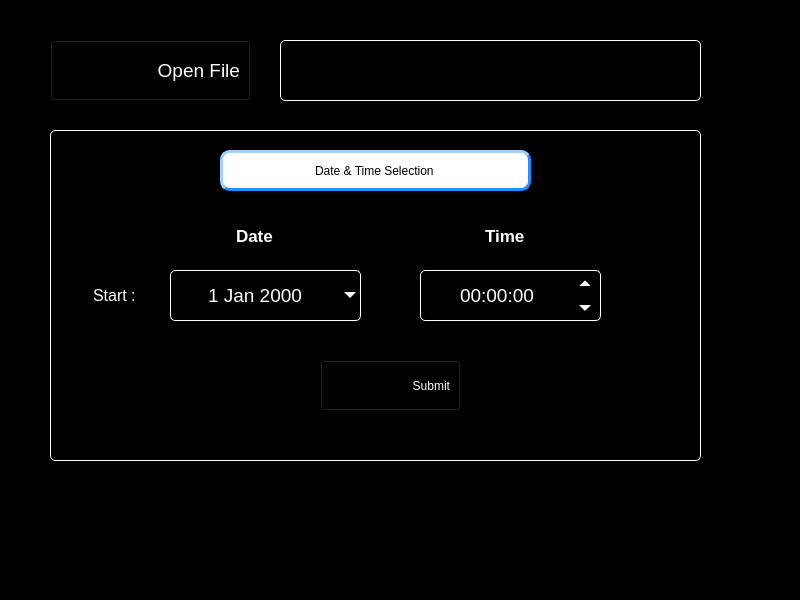
<?xml version="1.0" encoding="UTF-8"?>
<ui version="4.0">
 <class>MainWindow</class>
 <widget class="QMainWindow" name="MainWindow">
  <property name="geometry">
   <rect>
    <x>0</x>
    <y>0</y>
    <width>800</width>
    <height>600</height>
   </rect>
  </property>
  <property name="windowTitle">
   <string>MainWindow</string>
  </property>
  <property name="styleSheet">
   <string notr="true">background-color:rgb(0, 0, 0);
color:#F0E9D2;
font: 9pt &quot;Segoe UI&quot;;</string>
  </property>
  <widget class="QWidget" name="centralwidget">
   <widget class="QPushButton" name="pushButton">
    <property name="geometry">
     <rect>
      <x>50</x>
      <y>40</y>
      <width>201</width>
      <height>61</height>
     </rect>
    </property>
    <property name="font">
     <font>
      <family>MS Shell Dlg 2</family>
      <pointsize>14</pointsize>
      <weight>9</weight>
      <italic>false</italic>
      <bold>false</bold>
     </font>
    </property>
    <property name="cursor">
     <cursorShape>PointingHandCursor</cursorShape>
    </property>
    <property name="whatsThis">
     <string>&lt;html&gt;&lt;head/&gt;&lt;body&gt;&lt;p align=&quot;right&quot;&gt;&lt;span style=&quot; color:#ffffff;&quot;&gt;Open File&lt;br/&gt;&lt;/span&gt;&lt;/p&gt;&lt;/body&gt;&lt;/html&gt;</string>
    </property>
    <property name="styleSheet">
     <string notr="true">QPushButton{
font: 75 14pt &quot;MS Shell Dlg 2&quot;;
	color: rgb(255, 255, 255);
text-align:right;
padding:10px;
}

QPushButton:hover {
	background-color: #28a745;
	border-width:2px;
	border-radius:5px;
	border-style:outset;
	color: rgb(0, 0, 0);
cursor: pointer;
}
</string>
    </property>
    <property name="text">
     <string>Open File</string>
    </property>
   </widget>
   <widget class="QLabel" name="label">
    <property name="geometry">
     <rect>
      <x>60</x>
      <y>50</y>
      <width>51</width>
      <height>41</height>
     </rect>
    </property>
    <property name="cursor">
     <cursorShape>PointingHandCursor</cursorShape>
    </property>
    <property name="styleSheet">
     <string notr="true">QLabel {
    background-color: rgba(0, 0, 0, 0);  /* Fully transparent background */
}</string>
    </property>
    <property name="text">
     <string/>
    </property>
    <property name="pixmap">
     <pixmap resource="../NEW/ico.qrc">:/ico/icons/filogo.png</pixmap>
    </property>
    <property name="scaledContents">
     <bool>true</bool>
    </property>
   </widget>
   <widget class="QLineEdit" name="lineEdit">
    <property name="geometry">
     <rect>
      <x>280</x>
      <y>40</y>
      <width>421</width>
      <height>61</height>
     </rect>
    </property>
    <property name="styleSheet">
     <string notr="true">QLineEdit {
    border: 1px solid white;  /* White border with 2px width */
    border-radius: 5px;       /* Rounded corners with 5px radius */
    border-style: outset;     /* Outset border style */
    font-size: 12px;          /* Font size */
    font-family: &quot;MS Shell Dlg 2&quot;; /* Font family */
	color: white
}
</string>
    </property>
    <property name="frame">
     <bool>false</bool>
    </property>
    <property name="readOnly">
     <bool>true</bool>
    </property>
   </widget>
   <widget class="QWidget" name="selection" native="true">
    <property name="geometry">
     <rect>
      <x>50</x>
      <y>130</y>
      <width>651</width>
      <height>331</height>
     </rect>
    </property>
    <property name="styleSheet">
     <string notr="true">#selection {
    border: 1px solid rgb(255, 255, 255);  /* Dodger Blue border */
    border-radius: 5px;         /* Rounded corners */
    padding: 5px;               /* Padding inside the border */
 /* Light background color */
}</string>
    </property>
    <widget class="QLineEdit" name="TelemetryData_2">
     <property name="enabled">
      <bool>false</bool>
     </property>
     <property name="geometry">
      <rect>
       <x>170</x>
       <y>20</y>
       <width>311</width>
       <height>41</height>
      </rect>
     </property>
     <property name="sizePolicy">
      <sizepolicy hsizetype="Expanding" vsizetype="Expanding">
       <horstretch>0</horstretch>
       <verstretch>0</verstretch>
      </sizepolicy>
     </property>
     <property name="styleSheet">
      <string notr="true">border-style:outset;
font: 75 12pt &quot;MS Shell Dlg 2&quot;;
background-color: rgb(255, 255, 255);
border-width:3px;
border-radius: 10px;
border-color: rgb(30, 144, 255);
color: rgb(0, 0, 0);</string>
     </property>
     <property name="text">
      <string>Date &amp; Time Selection</string>
     </property>
     <property name="alignment">
      <set>Qt::AlignCenter</set>
     </property>
     <property name="readOnly">
      <bool>true</bool>
     </property>
    </widget>
    <widget class="QLineEdit" name="BaudRate_2">
     <property name="enabled">
      <bool>false</bool>
     </property>
     <property name="geometry">
      <rect>
       <x>160</x>
       <y>90</y>
       <width>91</width>
       <height>31</height>
      </rect>
     </property>
     <property name="sizePolicy">
      <sizepolicy hsizetype="Expanding" vsizetype="Expanding">
       <horstretch>0</horstretch>
       <verstretch>0</verstretch>
      </sizepolicy>
     </property>
     <property name="font">
      <font>
       <family>MS Shell Dlg 2</family>
       <pointsize>13</pointsize>
       <weight>75</weight>
       <italic>false</italic>
       <bold>true</bold>
      </font>
     </property>
     <property name="styleSheet">
      <string notr="true">font: 75 13pt &quot;MS Shell Dlg 2&quot;;
color: #ffffff;
font-weight: bold;</string>
     </property>
     <property name="text">
      <string>Date</string>
     </property>
     <property name="frame">
      <bool>false</bool>
     </property>
     <property name="alignment">
      <set>Qt::AlignCenter</set>
     </property>
     <property name="readOnly">
      <bool>true</bool>
     </property>
    </widget>
    <widget class="QLineEdit" name="BaudRate_3">
     <property name="enabled">
      <bool>false</bool>
     </property>
     <property name="geometry">
      <rect>
       <x>10</x>
       <y>140</y>
       <width>111</width>
       <height>51</height>
      </rect>
     </property>
     <property name="sizePolicy">
      <sizepolicy hsizetype="Expanding" vsizetype="Expanding">
       <horstretch>0</horstretch>
       <verstretch>0</verstretch>
      </sizepolicy>
     </property>
     <property name="font">
      <font>
       <family>MS Shell Dlg 2</family>
       <pointsize>12</pointsize>
       <weight>9</weight>
       <italic>false</italic>
       <bold>false</bold>
      </font>
     </property>
     <property name="styleSheet">
      <string notr="true">font: 75 12pt &quot;MS Shell Dlg 2&quot;;
border-width:5px;
border-radius: 10px;
color: white;</string>
     </property>
     <property name="text">
      <string>Start :</string>
     </property>
     <property name="alignment">
      <set>Qt::AlignCenter</set>
     </property>
     <property name="readOnly">
      <bool>true</bool>
     </property>
    </widget>
    <widget class="QLineEdit" name="BaudRate_5">
     <property name="enabled">
      <bool>false</bool>
     </property>
     <property name="geometry">
      <rect>
       <x>410</x>
       <y>90</y>
       <width>91</width>
       <height>31</height>
      </rect>
     </property>
     <property name="sizePolicy">
      <sizepolicy hsizetype="Expanding" vsizetype="Expanding">
       <horstretch>0</horstretch>
       <verstretch>0</verstretch>
      </sizepolicy>
     </property>
     <property name="font">
      <font>
       <family>MS Shell Dlg 2</family>
       <pointsize>13</pointsize>
       <weight>75</weight>
       <italic>false</italic>
       <bold>true</bold>
      </font>
     </property>
     <property name="styleSheet">
      <string notr="true">font: 75 13pt &quot;MS Shell Dlg 2&quot;;
color: #ffffff;
font-weight: bold;</string>
     </property>
     <property name="text">
      <string>Time</string>
     </property>
     <property name="frame">
      <bool>false</bool>
     </property>
     <property name="alignment">
      <set>Qt::AlignCenter</set>
     </property>
     <property name="readOnly">
      <bool>true</bool>
     </property>
    </widget>
    <widget class="QDateEdit" name="dateEdit_2">
     <property name="geometry">
      <rect>
       <x>120</x>
       <y>140</y>
       <width>191</width>
       <height>51</height>
      </rect>
     </property>
     <property name="font">
      <font>
       <family>MS Shell Dlg 2</family>
       <pointsize>14</pointsize>
       <weight>9</weight>
       <italic>false</italic>
       <bold>false</bold>
      </font>
     </property>
     <property name="focusPolicy">
      <enum>Qt::NoFocus</enum>
     </property>
     <property name="contextMenuPolicy">
      <enum>Qt::NoContextMenu</enum>
     </property>
     <property name="styleSheet">
      <string notr="true">QDateEdit{
    font: 75 14pt &quot;MS Shell Dlg 2&quot;;
    border: solid rgb(255, 255, 255);
    border-width: 1px;
    border-radius: 5px;
    color: rgb(255, 255, 255);
}

QDateEdit::drop-down {
    subcontrol-origin: padding;
    subcontrol-position: top right;
    width: 20px; /* Width of the dropdown button */
    border-left: solid #1E90FF; /* Border for the dropdown button */
    /* background-color: rgb(255, 255, 255); */
}

QDateEdit::down-arrow {
    border: none;
    width: 0;
    height: 0;
    border-left: 6px solid;
    border-right: 6px solid;
    border-top: 6px solid rgb(255, 255, 255);
}

/* QCalendarWidget styles */
QCalendarWidget {
    border: 1px solid rgb(255, 255, 255);
    border-radius: 5px;
}

/* QCalendarWidget navigation bar */
QCalendarWidget QWidget#qt_calendar_navigationbar {
    background-color: #1E90FF; /* Background color of the navigation bar */
}

/* QCalendarWidget header row */
QCalendarWidget QWidget#qt_calendar_navigationbar QToolButton {
    color: white; /* Text color of the navigation bar buttons */
    background-color: #1E90FF; /* Background color of the navigation bar buttons */
    border: none; /* No border */
}

QCalendarWidget QToolButton#qt_calendar_prevmonth, 
QCalendarWidget QToolButton#qt_calendar_nextmonth {
    border: none;
    qproperty-icon: none;
    width: 20px;
    height: 20px;
}

QCalendarWidget QToolButton::menu-indicator {
    width: 0px;
}

/* QCalendarWidget header row - month and year */
QCalendarWidget QToolButton#qt_calendar_monthbutton, 
QCalendarWidget QToolButton#qt_calendar_yearbutton {
    color: white; /* Text color for month and year */
    background-color: black; /* Background color for month and year */
    border: none; /* No border */
}

/* Ensure the text color is white when these buttons are focused, active, or selected */
QCalendarWidget QToolButton#qt_calendar_monthbutton:pressed, 
QCalendarWidget QToolButton#qt_calendar_yearbutton:pressed, 
QCalendarWidget QToolButton#qt_calendar_monthbutton:focus, 
QCalendarWidget QToolButton#qt_calendar_yearbutton:focus, 
QCalendarWidget QToolButton#qt_calendar_monthbutton:checked, 
QCalendarWidget QToolButton#qt_calendar_yearbutton:checked {
    color: white; /* Text color for month and year when focused, pressed, or checked */
}

/* QMenu (dropdown list) styling for the month list */
QMenu {
    background-color: #1E90FF; /* Background color of the dropdown menu */
    color: white; /* Text color of the dropdown menu items */
    border: 1px solid white;
}

QMenu::item {
    background-color: black; /* Background color of each item */
    color: white; /* Text color of each item */
}

QMenu::item:selected {
    color: #1E90FF; /* Text color of the selected item */
}

/* QCalendarWidget selected date */
QCalendarWidget QAbstractItemView:enabled {
    color: blue; /* Text color */
    selection-background-color: #1E90FF; /* Background color for selected date */
    selection-color: black; /* Text color for selected date */
    border: none;
}

QCalendarWidget QAbstractItemView {
    outline: 0;
}
</string>
     </property>
     <property name="alignment">
      <set>Qt::AlignCenter</set>
     </property>
     <property name="currentSection">
      <enum>QDateTimeEdit::DaySection</enum>
     </property>
     <property name="calendarPopup">
      <bool>true</bool>
     </property>
    </widget>
    <widget class="QTimeEdit" name="timeEdit_2">
     <property name="geometry">
      <rect>
       <x>370</x>
       <y>140</y>
       <width>181</width>
       <height>51</height>
      </rect>
     </property>
     <property name="sizePolicy">
      <sizepolicy hsizetype="Minimum" vsizetype="Minimum">
       <horstretch>0</horstretch>
       <verstretch>0</verstretch>
      </sizepolicy>
     </property>
     <property name="font">
      <font>
       <family>MS Shell Dlg 2</family>
       <pointsize>14</pointsize>
       <weight>9</weight>
       <italic>false</italic>
       <bold>false</bold>
      </font>
     </property>
     <property name="focusPolicy">
      <enum>Qt::NoFocus</enum>
     </property>
     <property name="contextMenuPolicy">
      <enum>Qt::NoContextMenu</enum>
     </property>
     <property name="autoFillBackground">
      <bool>false</bool>
     </property>
     <property name="styleSheet">
      <string notr="true">QTimeEdit {
    font: 75 14pt &quot;MS Shell Dlg 2&quot;;
    border: solid rgb(255, 255, 255);
    border-width: 1px;
    border-radius: 5px;
    color: rgb(255, 255, 255);
}

/* Style the up and down buttons */
QTimeEdit::up-button, QTimeEdit::down-button {
    width: 20px;
	border: none;
    padding-right: 5px;
	cursor: pointer;
}

/* Style the up arrow */
QTimeEdit::up-arrow {
    width: 0;
    height: 0;
    border-left: 6px solid;
    border-right: 6px solid;
    border-bottom: 6px solid white; /* Arrow color */
}

/* Style the down arrow */
QTimeEdit::down-arrow {
    width: 0;
    height: 0;
    border-left: 6px solid;
    border-right: 6px solid;
    border-top: 6px solid white; /* Arrow color */
}

  </string>
     </property>
     <property name="wrapping">
      <bool>false</bool>
     </property>
     <property name="alignment">
      <set>Qt::AlignCenter</set>
     </property>
     <property name="buttonSymbols">
      <enum>QAbstractSpinBox::UpDownArrows</enum>
     </property>
     <property name="accelerated">
      <bool>false</bool>
     </property>
     <property name="showGroupSeparator" stdset="0">
      <bool>false</bool>
     </property>
     <property name="currentSection">
      <enum>QDateTimeEdit::HourSection</enum>
     </property>
     <property name="displayFormat">
      <string>HH:mm:ss</string>
     </property>
     <property name="calendarPopup">
      <bool>false</bool>
     </property>
    </widget>
    <widget class="QPushButton" name="Start_3">
     <property name="geometry">
      <rect>
       <x>270</x>
       <y>230</y>
       <width>141</width>
       <height>51</height>
      </rect>
     </property>
     <property name="sizePolicy">
      <sizepolicy hsizetype="Expanding" vsizetype="Expanding">
       <horstretch>0</horstretch>
       <verstretch>0</verstretch>
      </sizepolicy>
     </property>
     <property name="cursor">
      <cursorShape>PointingHandCursor</cursorShape>
     </property>
     <property name="styleSheet">
      <string notr="true">QPushButton{
font: 75 12pt &quot;MS Shell Dlg 2&quot;;
	color: rgb(255, 255, 255);
padding:10px;
text-align:right;
}
QPushButton:hover {
	background-color: rgb(40, 167, 69);
	border-width:2px;
border-radius:5px;
border-style:outset;
border-color: #4caf50;
	color: rgb(0, 0, 0);
}
</string>
     </property>
     <property name="text">
      <string>Submit</string>
     </property>
    </widget>
    <widget class="QLabel" name="label_3">
     <property name="geometry">
      <rect>
       <x>290</x>
       <y>240</y>
       <width>31</width>
       <height>31</height>
      </rect>
     </property>
     <property name="cursor">
      <cursorShape>PointingHandCursor</cursorShape>
     </property>
     <property name="styleSheet">
      <string notr="true">QLabel {
    background-color: rgba(0, 0, 0, 0);  /* Fully transparent background */
}</string>
     </property>
     <property name="text">
      <string/>
     </property>
     <property name="pixmap">
      <pixmap resource="../NEW/ico.qrc">:/ico/icons/check.png</pixmap>
     </property>
     <property name="scaledContents">
      <bool>true</bool>
     </property>
    </widget>
   </widget>
  </widget>
  <widget class="QStatusBar" name="statusbar"/>
 </widget>
 <resources>
  <include location="../NEW/ico.qrc"/>
 </resources>
 <connections/>
</ui>
